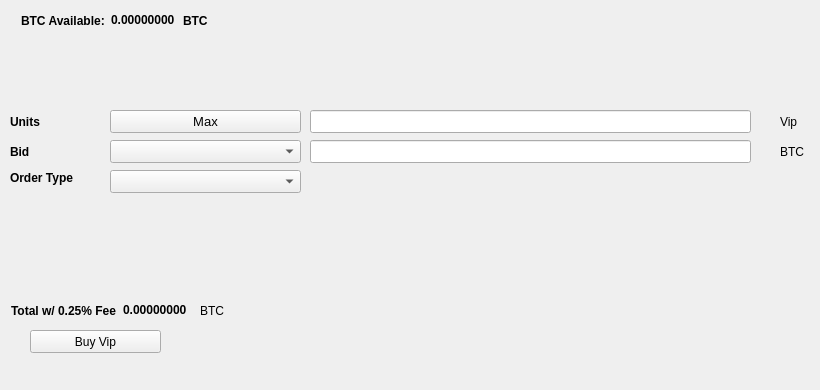
   <widget class="QWidget" name="BuyTab">
    <attribute name="title">
     <string>Buy</string>
    </attribute>
    <widget class="QPushButton" name="BuyVip">
     <property name="geometry">
      <rect>
       <x>30</x>
       <y>330</y>
       <width>131</width>
       <height>23</height>
      </rect>
     </property>
     <property name="text">
      <string>Buy Vip</string>
     </property>
     <property name="icon">
      <iconset resource="../vip.qrc">
       <normaloff>:/icons/bitcoin</normaloff>:/icons/bitcoin</iconset>
     </property>
    </widget>
    <widget class="QLabel" name="label_3">
     <property name="geometry">
      <rect>
       <x>10</x>
       <y>110</y>
       <width>46</width>
       <height>23</height>
      </rect>
     </property>
     <property name="font">
      <font>
       <weight>75</weight>
       <bold>true</bold>
      </font>
     </property>
     <property name="text">
      <string>Units</string>
     </property>
    </widget>
    <widget class="QLineEdit" name="UnitsInput">
     <property name="geometry">
      <rect>
       <x>310</x>
       <y>110</y>
       <width>441</width>
       <height>23</height>
      </rect>
     </property>
     <property name="font">
      <font>
       <pointsize>9</pointsize>
       <weight>75</weight>
       <bold>true</bold>
      </font>
     </property>
    </widget>
    <widget class="QLineEdit" name="BuyBidPriceEdit">
     <property name="geometry">
      <rect>
       <x>310</x>
       <y>140</y>
       <width>441</width>
       <height>23</height>
      </rect>
     </property>
     <property name="font">
      <font>
       <pointsize>9</pointsize>
       <weight>75</weight>
       <bold>true</bold>
      </font>
     </property>
    </widget>
    <widget class="QLabel" name="label_4">
     <property name="geometry">
      <rect>
       <x>780</x>
       <y>110</y>
       <width>31</width>
       <height>23</height>
      </rect>
     </property>
     <property name="text">
      <string>Vip</string>
     </property>
    </widget>
    <widget class="QLabel" name="label_5">
     <property name="geometry">
      <rect>
       <x>780</x>
       <y>140</y>
       <width>31</width>
       <height>23</height>
      </rect>
     </property>
     <property name="text">
      <string>BTC</string>
     </property>
    </widget>
    <widget class="QLabel" name="label_6">
     <property name="geometry">
      <rect>
       <x>10</x>
       <y>140</y>
       <width>46</width>
       <height>23</height>
      </rect>
     </property>
     <property name="font">
      <font>
       <weight>75</weight>
       <bold>true</bold>
      </font>
     </property>
     <property name="text">
      <string>Bid</string>
     </property>
    </widget>
    <widget class="QLabel" name="label_7">
     <property name="geometry">
      <rect>
       <x>10</x>
       <y>170</y>
       <width>91</width>
       <height>16</height>
      </rect>
     </property>
     <property name="font">
      <font>
       <weight>75</weight>
       <bold>true</bold>
      </font>
     </property>
     <property name="text">
      <string>Order Type</string>
     </property>
    </widget>
    <widget class="QPushButton" name="Buy_Max_Amount">
     <property name="geometry">
      <rect>
       <x>110</x>
       <y>110</y>
       <width>191</width>
       <height>23</height>
      </rect>
     </property>
     <property name="font">
      <font>
       <pointsize>10</pointsize>
      </font>
     </property>
     <property name="text">
      <string>Max</string>
     </property>
    </widget>
    <widget class="QComboBox" name="BuyBidcomboBox">
     <property name="geometry">
      <rect>
       <x>110</x>
       <y>140</y>
       <width>191</width>
       <height>23</height>
      </rect>
     </property>
     <property name="font">
      <font>
       <pointsize>10</pointsize>
      </font>
     </property>
    </widget>
    <widget class="QComboBox" name="buyOrdertypeCombo">
     <property name="geometry">
      <rect>
       <x>110</x>
       <y>170</y>
       <width>191</width>
       <height>23</height>
      </rect>
     </property>
     <property name="font">
      <font>
       <pointsize>10</pointsize>
      </font>
     </property>
    </widget>
    <widget class="QWidget" name="layoutWidget1">
     <property name="geometry">
      <rect>
       <x>21</x>
       <y>11</y>
       <width>227</width>
       <height>19</height>
      </rect>
     </property>
     <layout class="QHBoxLayout" name="horizontalLayout_3">
      <item>
       <widget class="QLabel" name="label232">
        <property name="font">
         <font>
          <weight>75</weight>
          <bold>true</bold>
         </font>
        </property>
        <property name="text">
         <string>BTC Available:</string>
        </property>
       </widget>
      </item>
      <item>
       <widget class="QLabel" name="BtcAvailableLbl">
        <property name="palette">
         <palette>
          <active>
           <colorrole role="WindowText">
            <brush brushstyle="SolidPattern">
             <color alpha="255">
              <red>0</red>
              <green>0</green>
              <blue>0</blue>
             </color>
            </brush>
           </colorrole>
           <colorrole role="Button">
            <brush brushstyle="SolidPattern">
             <color alpha="255">
              <red>0</red>
              <green>170</green>
              <blue>0</blue>
             </color>
            </brush>
           </colorrole>
           <colorrole role="Light">
            <brush brushstyle="SolidPattern">
             <color alpha="255">
              <red>0</red>
              <green>255</green>
              <blue>0</blue>
             </color>
            </brush>
           </colorrole>
           <colorrole role="Midlight">
            <brush brushstyle="SolidPattern">
             <color alpha="255">
              <red>0</red>
              <green>212</green>
              <blue>0</blue>
             </color>
            </brush>
           </colorrole>
           <colorrole role="Dark">
            <brush brushstyle="SolidPattern">
             <color alpha="255">
              <red>0</red>
              <green>85</green>
              <blue>0</blue>
             </color>
            </brush>
           </colorrole>
           <colorrole role="Mid">
            <brush brushstyle="SolidPattern">
             <color alpha="255">
              <red>0</red>
              <green>113</green>
              <blue>0</blue>
             </color>
            </brush>
           </colorrole>
           <colorrole role="Text">
            <brush brushstyle="SolidPattern">
             <color alpha="255">
              <red>0</red>
              <green>170</green>
              <blue>0</blue>
             </color>
            </brush>
           </colorrole>
           <colorrole role="BrightText">
            <brush brushstyle="SolidPattern">
             <color alpha="255">
              <red>255</red>
              <green>255</green>
              <blue>255</blue>
             </color>
            </brush>
           </colorrole>
           <colorrole role="ButtonText">
            <brush brushstyle="SolidPattern">
             <color alpha="255">
              <red>0</red>
              <green>0</green>
              <blue>0</blue>
             </color>
            </brush>
           </colorrole>
           <colorrole role="Base">
            <brush brushstyle="SolidPattern">
             <color alpha="255">
              <red>255</red>
              <green>255</green>
              <blue>255</blue>
             </color>
            </brush>
           </colorrole>
           <colorrole role="Window">
            <brush brushstyle="SolidPattern">
             <color alpha="255">
              <red>0</red>
              <green>170</green>
              <blue>0</blue>
             </color>
            </brush>
           </colorrole>
           <colorrole role="Shadow">
            <brush brushstyle="SolidPattern">
             <color alpha="255">
              <red>0</red>
              <green>0</green>
              <blue>0</blue>
             </color>
            </brush>
           </colorrole>
           <colorrole role="AlternateBase">
            <brush brushstyle="SolidPattern">
             <color alpha="255">
              <red>127</red>
              <green>212</green>
              <blue>127</blue>
             </color>
            </brush>
           </colorrole>
           <colorrole role="ToolTipBase">
            <brush brushstyle="SolidPattern">
             <color alpha="255">
              <red>255</red>
              <green>255</green>
              <blue>220</blue>
             </color>
            </brush>
           </colorrole>
           <colorrole role="ToolTipText">
            <brush brushstyle="SolidPattern">
             <color alpha="255">
              <red>0</red>
              <green>0</green>
              <blue>0</blue>
             </color>
            </brush>
           </colorrole>
          </active>
          <inactive>
           <colorrole role="WindowText">
            <brush brushstyle="SolidPattern">
             <color alpha="255">
              <red>0</red>
              <green>0</green>
              <blue>0</blue>
             </color>
            </brush>
           </colorrole>
           <colorrole role="Button">
            <brush brushstyle="SolidPattern">
             <color alpha="255">
              <red>0</red>
              <green>170</green>
              <blue>0</blue>
             </color>
            </brush>
           </colorrole>
           <colorrole role="Light">
            <brush brushstyle="SolidPattern">
             <color alpha="255">
              <red>0</red>
              <green>255</green>
              <blue>0</blue>
             </color>
            </brush>
           </colorrole>
           <colorrole role="Midlight">
            <brush brushstyle="SolidPattern">
             <color alpha="255">
              <red>0</red>
              <green>212</green>
              <blue>0</blue>
             </color>
            </brush>
           </colorrole>
           <colorrole role="Dark">
            <brush brushstyle="SolidPattern">
             <color alpha="255">
              <red>0</red>
              <green>85</green>
              <blue>0</blue>
             </color>
            </brush>
           </colorrole>
           <colorrole role="Mid">
            <brush brushstyle="SolidPattern">
             <color alpha="255">
              <red>0</red>
              <green>113</green>
              <blue>0</blue>
             </color>
            </brush>
           </colorrole>
           <colorrole role="Text">
            <brush brushstyle="SolidPattern">
             <color alpha="255">
              <red>0</red>
              <green>170</green>
              <blue>0</blue>
             </color>
            </brush>
           </colorrole>
           <colorrole role="BrightText">
            <brush brushstyle="SolidPattern">
             <color alpha="255">
              <red>255</red>
              <green>255</green>
              <blue>255</blue>
             </color>
            </brush>
           </colorrole>
           <colorrole role="ButtonText">
            <brush brushstyle="SolidPattern">
             <color alpha="255">
              <red>0</red>
              <green>0</green>
              <blue>0</blue>
             </color>
            </brush>
           </colorrole>
           <colorrole role="Base">
            <brush brushstyle="SolidPattern">
             <color alpha="255">
              <red>255</red>
              <green>255</green>
              <blue>255</blue>
             </color>
            </brush>
           </colorrole>
           <colorrole role="Window">
            <brush brushstyle="SolidPattern">
             <color alpha="255">
              <red>0</red>
              <green>170</green>
              <blue>0</blue>
             </color>
            </brush>
           </colorrole>
           <colorrole role="Shadow">
            <brush brushstyle="SolidPattern">
             <color alpha="255">
              <red>0</red>
              <green>0</green>
              <blue>0</blue>
             </color>
            </brush>
           </colorrole>
           <colorrole role="AlternateBase">
            <brush brushstyle="SolidPattern">
             <color alpha="255">
              <red>127</red>
              <green>212</green>
              <blue>127</blue>
             </color>
            </brush>
           </colorrole>
           <colorrole role="ToolTipBase">
            <brush brushstyle="SolidPattern">
             <color alpha="255">
              <red>255</red>
              <green>255</green>
              <blue>220</blue>
             </color>
            </brush>
           </colorrole>
           <colorrole role="ToolTipText">
            <brush brushstyle="SolidPattern">
             <color alpha="255">
              <red>0</red>
              <green>0</green>
              <blue>0</blue>
             </color>
            </brush>
           </colorrole>
          </inactive>
          <disabled>
           <colorrole role="WindowText">
            <brush brushstyle="SolidPattern">
             <color alpha="255">
              <red>0</red>
              <green>85</green>
              <blue>0</blue>
             </color>
            </brush>
           </colorrole>
           <colorrole role="Button">
            <brush brushstyle="SolidPattern">
             <color alpha="255">
              <red>0</red>
              <green>170</green>
              <blue>0</blue>
             </color>
            </brush>
           </colorrole>
           <colorrole role="Light">
            <brush brushstyle="SolidPattern">
             <color alpha="255">
              <red>0</red>
              <green>255</green>
              <blue>0</blue>
             </color>
            </brush>
           </colorrole>
           <colorrole role="Midlight">
            <brush brushstyle="SolidPattern">
             <color alpha="255">
              <red>0</red>
              <green>212</green>
              <blue>0</blue>
             </color>
            </brush>
           </colorrole>
           <colorrole role="Dark">
            <brush brushstyle="SolidPattern">
             <color alpha="255">
              <red>0</red>
              <green>85</green>
              <blue>0</blue>
             </color>
            </brush>
           </colorrole>
           <colorrole role="Mid">
            <brush brushstyle="SolidPattern">
             <color alpha="255">
              <red>0</red>
              <green>113</green>
              <blue>0</blue>
             </color>
            </brush>
           </colorrole>
           <colorrole role="Text">
            <brush brushstyle="SolidPattern">
             <color alpha="255">
              <red>0</red>
              <green>85</green>
              <blue>0</blue>
             </color>
            </brush>
           </colorrole>
           <colorrole role="BrightText">
            <brush brushstyle="SolidPattern">
             <color alpha="255">
              <red>255</red>
              <green>255</green>
              <blue>255</blue>
             </color>
            </brush>
           </colorrole>
           <colorrole role="ButtonText">
            <brush brushstyle="SolidPattern">
             <color alpha="255">
              <red>0</red>
              <green>85</green>
              <blue>0</blue>
             </color>
            </brush>
           </colorrole>
           <colorrole role="Base">
            <brush brushstyle="SolidPattern">
             <color alpha="255">
              <red>0</red>
              <green>170</green>
              <blue>0</blue>
             </color>
            </brush>
           </colorrole>
           <colorrole role="Window">
            <brush brushstyle="SolidPattern">
             <color alpha="255">
              <red>0</red>
              <green>170</green>
              <blue>0</blue>
             </color>
            </brush>
           </colorrole>
           <colorrole role="Shadow">
            <brush brushstyle="SolidPattern">
             <color alpha="255">
              <red>0</red>
              <green>0</green>
              <blue>0</blue>
             </color>
            </brush>
           </colorrole>
           <colorrole role="AlternateBase">
            <brush brushstyle="SolidPattern">
             <color alpha="255">
              <red>0</red>
              <green>170</green>
              <blue>0</blue>
             </color>
            </brush>
           </colorrole>
           <colorrole role="ToolTipBase">
            <brush brushstyle="SolidPattern">
             <color alpha="255">
              <red>255</red>
              <green>255</green>
              <blue>220</blue>
             </color>
            </brush>
           </colorrole>
           <colorrole role="ToolTipText">
            <brush brushstyle="SolidPattern">
             <color alpha="255">
              <red>0</red>
              <green>0</green>
              <blue>0</blue>
             </color>
            </brush>
           </colorrole>
          </disabled>
         </palette>
        </property>
        <property name="font">
         <font>
          <weight>75</weight>
          <bold>true</bold>
         </font>
        </property>
        <property name="text">
         <string>0.00000000</string>
        </property>
        <property name="textInteractionFlags">
         <set>Qt::LinksAccessibleByMouse|Qt::TextSelectableByKeyboard|Qt::TextSelectableByMouse</set>
        </property>
       </widget>
      </item>
      <item>
       <widget class="QLabel" name="BtcAvailableLbl_2">
        <property name="font">
         <font>
          <weight>75</weight>
          <bold>true</bold>
         </font>
        </property>
        <property name="text">
         <string>BTC</string>
        </property>
       </widget>
      </item>
     </layout>
    </widget>
    <widget class="QWidget" name="layoutWidge2">
     <property name="geometry">
      <rect>
       <x>11</x>
       <y>301</y>
       <width>259</width>
       <height>19</height>
      </rect>
     </property>
     <layout class="QHBoxLayout" name="horizontalLayout_4">
      <item>
       <widget class="QLabel" name="label_9">
        <property name="font">
         <font>
          <weight>75</weight>
          <bold>true</bold>
         </font>
        </property>
        <property name="text">
         <string>Total w/ 0.25% Fee</string>
        </property>
       </widget>
      </item>
      <item>
       <widget class="QLabel" name="BuyCostLabel">
        <property name="palette">
         <palette>
          <active>
           <colorrole role="WindowText">
            <brush brushstyle="SolidPattern">
             <color alpha="255">
              <red>0</red>
              <green>0</green>
              <blue>0</blue>
             </color>
            </brush>
           </colorrole>
           <colorrole role="Button">
            <brush brushstyle="SolidPattern">
             <color alpha="255">
              <red>0</red>
              <green>170</green>
              <blue>0</blue>
             </color>
            </brush>
           </colorrole>
           <colorrole role="Light">
            <brush brushstyle="SolidPattern">
             <color alpha="255">
              <red>0</red>
              <green>255</green>
              <blue>0</blue>
             </color>
            </brush>
           </colorrole>
           <colorrole role="Midlight">
            <brush brushstyle="SolidPattern">
             <color alpha="255">
              <red>0</red>
              <green>212</green>
              <blue>0</blue>
             </color>
            </brush>
           </colorrole>
           <colorrole role="Dark">
            <brush brushstyle="SolidPattern">
             <color alpha="255">
              <red>0</red>
              <green>85</green>
              <blue>0</blue>
             </color>
            </brush>
           </colorrole>
           <colorrole role="Mid">
            <brush brushstyle="SolidPattern">
             <color alpha="255">
              <red>0</red>
              <green>113</green>
              <blue>0</blue>
             </color>
            </brush>
           </colorrole>
           <colorrole role="Text">
            <brush brushstyle="SolidPattern">
             <color alpha="255">
              <red>0</red>
              <green>170</green>
              <blue>0</blue>
             </color>
            </brush>
           </colorrole>
           <colorrole role="BrightText">
            <brush brushstyle="SolidPattern">
             <color alpha="255">
              <red>255</red>
              <green>255</green>
              <blue>255</blue>
             </color>
            </brush>
           </colorrole>
           <colorrole role="ButtonText">
            <brush brushstyle="SolidPattern">
             <color alpha="255">
              <red>0</red>
              <green>0</green>
              <blue>0</blue>
             </color>
            </brush>
           </colorrole>
           <colorrole role="Base">
            <brush brushstyle="SolidPattern">
             <color alpha="255">
              <red>255</red>
              <green>255</green>
              <blue>255</blue>
             </color>
            </brush>
           </colorrole>
           <colorrole role="Window">
            <brush brushstyle="SolidPattern">
             <color alpha="255">
              <red>0</red>
              <green>170</green>
              <blue>0</blue>
             </color>
            </brush>
           </colorrole>
           <colorrole role="Shadow">
            <brush brushstyle="SolidPattern">
             <color alpha="255">
              <red>0</red>
              <green>0</green>
              <blue>0</blue>
             </color>
            </brush>
           </colorrole>
           <colorrole role="AlternateBase">
            <brush brushstyle="SolidPattern">
             <color alpha="255">
              <red>127</red>
              <green>212</green>
              <blue>127</blue>
             </color>
            </brush>
           </colorrole>
           <colorrole role="ToolTipBase">
            <brush brushstyle="SolidPattern">
             <color alpha="255">
              <red>255</red>
              <green>255</green>
              <blue>220</blue>
             </color>
            </brush>
           </colorrole>
           <colorrole role="ToolTipText">
            <brush brushstyle="SolidPattern">
             <color alpha="255">
              <red>0</red>
              <green>0</green>
              <blue>0</blue>
             </color>
            </brush>
           </colorrole>
          </active>
          <inactive>
           <colorrole role="WindowText">
            <brush brushstyle="SolidPattern">
             <color alpha="255">
              <red>0</red>
              <green>0</green>
              <blue>0</blue>
             </color>
            </brush>
           </colorrole>
           <colorrole role="Button">
            <brush brushstyle="SolidPattern">
             <color alpha="255">
              <red>0</red>
              <green>170</green>
              <blue>0</blue>
             </color>
            </brush>
           </colorrole>
           <colorrole role="Light">
            <brush brushstyle="SolidPattern">
             <color alpha="255">
              <red>0</red>
              <green>255</green>
              <blue>0</blue>
             </color>
            </brush>
           </colorrole>
           <colorrole role="Midlight">
            <brush brushstyle="SolidPattern">
             <color alpha="255">
              <red>0</red>
              <green>212</green>
              <blue>0</blue>
             </color>
            </brush>
           </colorrole>
           <colorrole role="Dark">
            <brush brushstyle="SolidPattern">
             <color alpha="255">
              <red>0</red>
              <green>85</green>
              <blue>0</blue>
             </color>
            </brush>
           </colorrole>
           <colorrole role="Mid">
            <brush brushstyle="SolidPattern">
             <color alpha="255">
              <red>0</red>
              <green>113</green>
              <blue>0</blue>
             </color>
            </brush>
           </colorrole>
           <colorrole role="Text">
            <brush brushstyle="SolidPattern">
             <color alpha="255">
              <red>0</red>
              <green>170</green>
              <blue>0</blue>
             </color>
            </brush>
           </colorrole>
           <colorrole role="BrightText">
            <brush brushstyle="SolidPattern">
             <color alpha="255">
              <red>255</red>
              <green>255</green>
              <blue>255</blue>
             </color>
            </brush>
           </colorrole>
           <colorrole role="ButtonText">
            <brush brushstyle="SolidPattern">
             <color alpha="255">
              <red>0</red>
              <green>0</green>
              <blue>0</blue>
             </color>
            </brush>
           </colorrole>
           <colorrole role="Base">
            <brush brushstyle="SolidPattern">
             <color alpha="255">
              <red>255</red>
              <green>255</green>
              <blue>255</blue>
             </color>
            </brush>
           </colorrole>
           <colorrole role="Window">
            <brush brushstyle="SolidPattern">
             <color alpha="255">
              <red>0</red>
              <green>170</green>
              <blue>0</blue>
             </color>
            </brush>
           </colorrole>
           <colorrole role="Shadow">
            <brush brushstyle="SolidPattern">
             <color alpha="255">
              <red>0</red>
              <green>0</green>
              <blue>0</blue>
             </color>
            </brush>
           </colorrole>
           <colorrole role="AlternateBase">
            <brush brushstyle="SolidPattern">
             <color alpha="255">
              <red>127</red>
              <green>212</green>
              <blue>127</blue>
             </color>
            </brush>
           </colorrole>
           <colorrole role="ToolTipBase">
            <brush brushstyle="SolidPattern">
             <color alpha="255">
              <red>255</red>
              <green>255</green>
              <blue>220</blue>
             </color>
            </brush>
           </colorrole>
           <colorrole role="ToolTipText">
            <brush brushstyle="SolidPattern">
             <color alpha="255">
              <red>0</red>
              <green>0</green>
              <blue>0</blue>
             </color>
            </brush>
           </colorrole>
          </inactive>
          <disabled>
           <colorrole role="WindowText">
            <brush brushstyle="SolidPattern">
             <color alpha="255">
              <red>0</red>
              <green>85</green>
              <blue>0</blue>
             </color>
            </brush>
           </colorrole>
           <colorrole role="Button">
            <brush brushstyle="SolidPattern">
             <color alpha="255">
              <red>0</red>
              <green>170</green>
              <blue>0</blue>
             </color>
            </brush>
           </colorrole>
           <colorrole role="Light">
            <brush brushstyle="SolidPattern">
             <color alpha="255">
              <red>0</red>
              <green>255</green>
              <blue>0</blue>
             </color>
            </brush>
           </colorrole>
           <colorrole role="Midlight">
            <brush brushstyle="SolidPattern">
             <color alpha="255">
              <red>0</red>
              <green>212</green>
              <blue>0</blue>
             </color>
            </brush>
           </colorrole>
           <colorrole role="Dark">
            <brush brushstyle="SolidPattern">
             <color alpha="255">
              <red>0</red>
              <green>85</green>
              <blue>0</blue>
             </color>
            </brush>
           </colorrole>
           <colorrole role="Mid">
            <brush brushstyle="SolidPattern">
             <color alpha="255">
              <red>0</red>
              <green>113</green>
              <blue>0</blue>
             </color>
            </brush>
           </colorrole>
           <colorrole role="Text">
            <brush brushstyle="SolidPattern">
             <color alpha="255">
              <red>0</red>
              <green>85</green>
              <blue>0</blue>
             </color>
            </brush>
           </colorrole>
           <colorrole role="BrightText">
            <brush brushstyle="SolidPattern">
             <color alpha="255">
              <red>255</red>
              <green>255</green>
              <blue>255</blue>
             </color>
            </brush>
           </colorrole>
           <colorrole role="ButtonText">
            <brush brushstyle="SolidPattern">
             <color alpha="255">
              <red>0</red>
              <green>85</green>
              <blue>0</blue>
             </color>
            </brush>
           </colorrole>
           <colorrole role="Base">
            <brush brushstyle="SolidPattern">
             <color alpha="255">
              <red>0</red>
              <green>170</green>
              <blue>0</blue>
             </color>
            </brush>
           </colorrole>
           <colorrole role="Window">
            <brush brushstyle="SolidPattern">
             <color alpha="255">
              <red>0</red>
              <green>170</green>
              <blue>0</blue>
             </color>
            </brush>
           </colorrole>
           <colorrole role="Shadow">
            <brush brushstyle="SolidPattern">
             <color alpha="255">
              <red>0</red>
              <green>0</green>
              <blue>0</blue>
             </color>
            </brush>
           </colorrole>
           <colorrole role="AlternateBase">
            <brush brushstyle="SolidPattern">
             <color alpha="255">
              <red>0</red>
              <green>170</green>
              <blue>0</blue>
             </color>
            </brush>
           </colorrole>
           <colorrole role="ToolTipBase">
            <brush brushstyle="SolidPattern">
             <color alpha="255">
              <red>255</red>
              <green>255</green>
              <blue>220</blue>
             </color>
            </brush>
           </colorrole>
           <colorrole role="ToolTipText">
            <brush brushstyle="SolidPattern">
             <color alpha="255">
              <red>0</red>
              <green>0</green>
              <blue>0</blue>
             </color>
            </brush>
           </colorrole>
          </disabled>
         </palette>
        </property>
        <property name="font">
         <font>
          <weight>75</weight>
          <bold>true</bold>
         </font>
        </property>
        <property name="autoFillBackground">
         <bool>false</bool>
        </property>
        <property name="text">
         <string>0.00000000</string>
        </property>
        <property name="textInteractionFlags">
         <set>Qt::LinksAccessibleByMouse|Qt::TextSelectableByMouse</set>
        </property>
       </widget>
      </item>
      <item>
       <widget class="QLabel" name="label_10">
        <property name="font">
         <font>
          <weight>50</weight>
          <bold>false</bold>
         </font>
        </property>
        <property name="text">
         <string>BTC</string>
        </property>
       </widget>
      </item>
     </layout>
    </widget>
    <widget class="QLabel" name="label_24">
     <property name="geometry">
      <rect>
       <x>460</x>
       <y>300</y>
       <width>281</width>
       <height>81</height>
      </rect>
     </property>
     <property name="text">
      <string/>
     </property>
     <property name="pixmap">
      <pixmap>:/images/bittrex</pixmap>
     </property>
    </widget>
   </widget>
